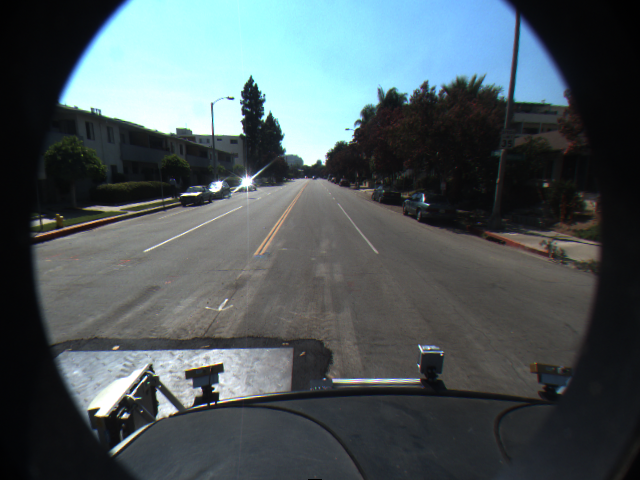
#> input picture images/lane_detection/f00000.png, 640 x 480 px
$ jupyter execute --allow-errors 03_HoughTransform.ipynb   (shell and % lines are left out)
#> lines starting #> are read from the running program, lines starting #| are printed output that depends on the picture; after the words box and inside, x2 and y2 are one past the last pixel; in counts of white or black regions, pixels touching at a corner belong together
# Assignment 3: Classical Hough Transform

## Ex. 3.1 Detect lanes and eyes

* there are two datasets available: "images/eye_tracking" and "images/lane_detection" - decide for one of them
* implement the classical Hough Transform for lines (for lane detection) OR circles (eye tracking) as shown in the lecture
* use a Canny edge detector to produce edge images for the sequence of images

[cell 1]
import matplotlib.pyplot as plt
from skimage import io, data, feature, color
import numpy as np

lane1 = io.imread('images/lane_detection/f00000.png')
#> lane1 is the input picture: shape (480, 640, 3); mean R, G, B 76.8, 88.1, 91.5
lane2 = io.imread('images/lane_detection/f00050.png')
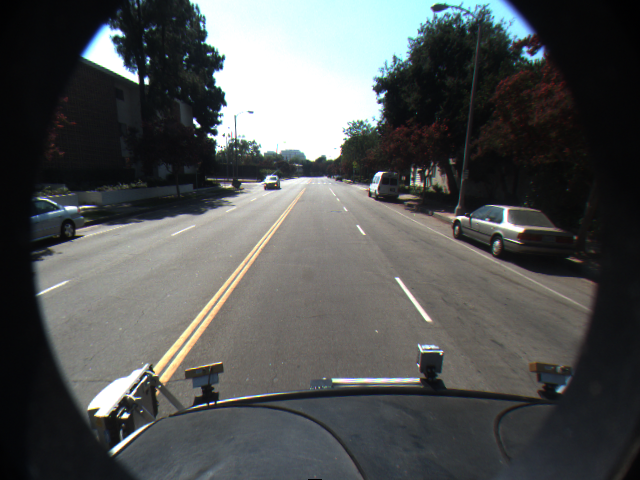
#> input picture images/lane_detection/f00050.png, 640 x 480 px
#> lane2 is the input picture: shape (480, 640, 3); mean R, G, B 81.7, 84.1, 83.7
lane3 = io.imread('images/lane_detection/f00090.png')
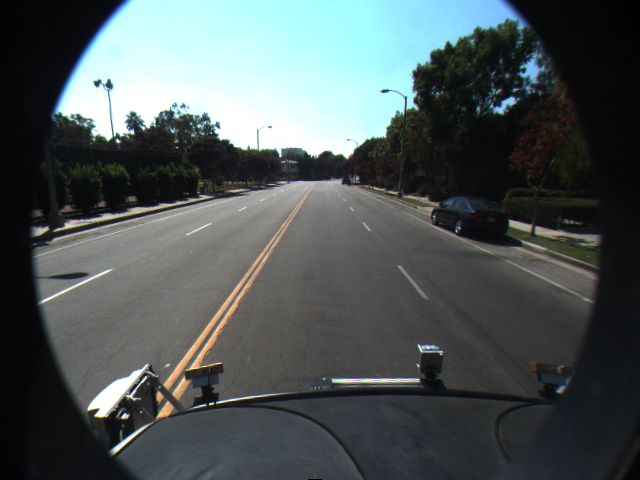
#> input picture images/lane_detection/f00090.png, 640 x 480 px
#> lane3 is the input picture: shape (480, 640, 3); mean R, G, B 78.1, 86.7, 87.3
#> `image = np.zeros((100,100))`: image: shape (100, 100) float64; every value is 0

#> (the rest of this cell did not finish here and is left out)

[cell 2]
# dieser Code wurde als Musterlösung von Sebastian Oltmanns zur Verfügung gestellt und von Tim renoviert

from skimage.draw import line
from skimage import io
import math
import numpy as np

def draw_line_hessian_normal(image, a, r):

#> called with a = 20, r = 20
    (dimy,dimx) = image.shape
#> dimy = 100; dimx = 100

    #r = x*cosa + y*sina

    # compute start and end point of line
    x0 = 0
    y0 = round((r - x0*math.cos(math.radians(a)))/math.sin(math.radians(a)))
    x1 = dimx
#> x1 = 100
    y1 = round((r - x1*math.cos(math.radians(a)))/math.sin(math.radians(a)))
#> y1 = -216

    liney,linex = line(y0,x0,y1,x1)
#> linex = 275 values from 0 to 100

    ret = np.copy(image)
    for yy in range(0,liney.size-1):
        if (liney[yy] > 0) and (liney[yy] < dimy-1):
            ret[liney[yy],linex[yy]] = 1
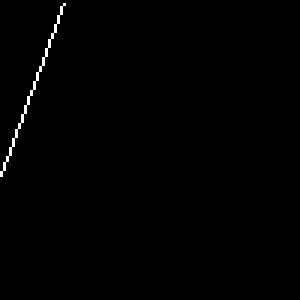
#> ret: shape (100, 100) float64 (shown 3 times larger); values 0 (black) and 1 (white), 0.58% white in thin lines or dots, all inside (x1, y1, x2, y2) = (0, 1, 22, 59)
    return ret

image = np.zeros((100,100))
image = draw_line_hessian_normal(image, 20, 20)
image = draw_line_hessian_normal(image, 20, 10)
#> call 2 of draw_line_hessian_normal, with a = 20, r = 10
#> after the loop in draw_line_hessian_normal (call 2), `for yy in range(0,liney.size-1):`:
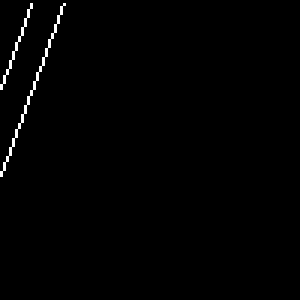
#> ret: shape (100, 100) float64 (shown 3 times larger); values 0 (black) and 1 (white), 0.87% white in thin lines or dots, all inside (x1, y1, x2, y2) = (0, 1, 22, 59)
image = draw_line_hessian_normal(image, 110, 0)
#> call 3 of draw_line_hessian_normal, with a = 110, r = 0
#> after the loop in draw_line_hessian_normal (call 3), `for yy in range(0,liney.size-1):`:
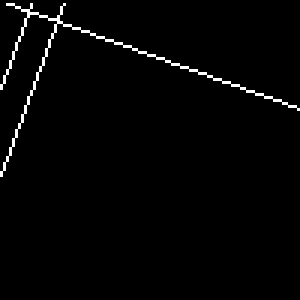
#> ret: shape (100, 100) float64 (shown 3 times larger); values 0 (black) and 1 (white), 1.8% white in thin lines or dots, all inside (x1, y1, x2, y2) = (0, 1, 100, 59)
image = draw_line_hessian_normal(image, -70, 10)
#> call 4 of draw_line_hessian_normal, with a = -70, r = 10
#> after the loop in draw_line_hessian_normal (call 4), `for yy in range(0,liney.size-1):`:
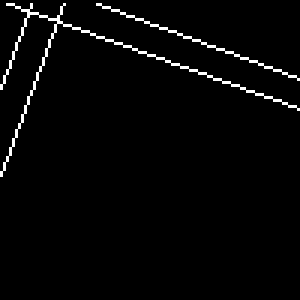
#> ret: shape (100, 100) float64 (shown 3 times larger); values 0 (black) and 1 (white), 2.5% white in thin lines or dots, all inside (x1, y1, x2, y2) = (0, 1, 100, 59)
io.imshow(image)
